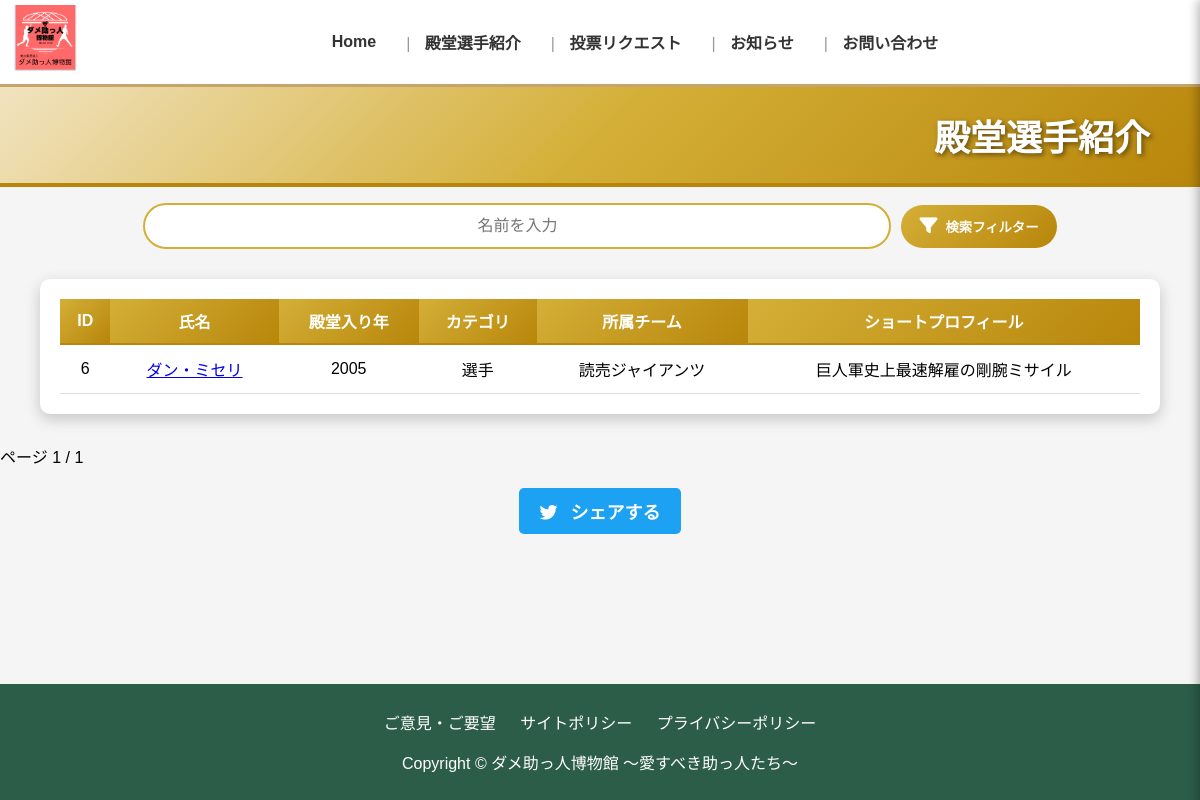
/hello/player/?team=読売ジャイアンツ, run on the app's committed database.
### helloApp/models.py (models this page shows, shortened)
class Player(models.Model):
    category_CHOICES = [
        ('選手', '選手'),
        ('その他', 'その他'),
    ]
    team_CHOICES = [
        ('読売ジャイアンツ', '読売ジャイアンツ'),
        ('阪神タイガース', '阪神タイガース'),
        ('中日ドラゴンズ', '中日ドラゴンズ'),
        ('横浜DeNAベイスターズ', '横浜DeNAベイスターズ'),
        ('広島東洋カープ', '広島東洋カープ'),
        ('東京ヤクルトスワローズ', '東京ヤクルトスワローズ'),
        ('オリックス・バファローズ', 'オリックス・バファローズ'),
        ('福岡ソフトバンクホークス', '福岡ソフトバンクホークス'),
        ('北海道日本ハムファイターズ', '北海道日本ハムファイターズ'),
        ('千葉ロッテマリーンズ', '千葉ロッテマリーンズ'),
        ('埼玉西武ライオンズ', '埼玉西武ライオンズ'),
        ('東北楽天ゴールデンイーグルス', '東北楽天ゴールデンイーグルス'),
        ('大阪近鉄バファローズ', '大阪近鉄バファローズ'),
        ('その他', 'その他'),
    ]
    P_AND_H_CHOICES = [
        ('右投右打', '右投右打'),
        ('右投左打', '右投左打'),
        ('左投左打', '左投左打'),
        ('左投右打', '左投右打'),
        ('右投両打', '右投両打'),
        ('左投両打', '左投両打'),
    ]
    POSITION_CHOICES = [
        ('投手', '投手'),
        ('捕手', '捕手'),
        ('一塁手', '一塁手'),
        ('二塁手', '二塁手'),
        ('三塁手', '三塁手'),
        ('遊撃手', '遊撃手'),
        ('外野手', '外野手'),
        ('指名打者', '指名打者'),
    ]
    id = models.AutoField(primary_key=True)
    name = models.CharField(max_length=100)  # 名前
    slug = models.SlugField(max_length=100, unique=True, blank=True, null=True)  # スラッグ
    year = models.IntegerField()  # 年数
    category = models.CharField(max_length=10, choices=category_CHOICES)  # カテゴリ
    team = models.CharField(max_length=100, choices=team_CHOICES)  # チーム
    profile = models.TextField()  # プロフィール
    date = models.DateField(null=True, blank=True)  # 生年月日（空欄OK）
    place = models.CharField(max_length=100, default="不明")  # 出身地
    school = models.CharField(max_length=100, default="不明")  # 出身校
    p_and_h = models.CharField(max_length=10, choices=P_AND_H_CHOICES, default="その他")  # 投打（選択式）
    position = models.CharField(max_length=10, choices=POSITION_CHOICES, default="その他")  # ポジション（選択式）
    total_record = models.TextField(default="記録なし")  # 通算成績
    link = models.URLField(max_length=300, blank=True, null=True)  # 外部リンク
    title = models.TextField(default="受賞タイトルなし")  # タイトル（テキスト）
    award = models.TextField(default="受賞歴なし")  # 表彰（テキスト）
    long_profile = models.TextField(default="プロフィールなし")  # プロフィール（テキスト）
    team_history = models.TextField(default="所属チームなし")  # 所属チーム（テキスト）
    profile_image = models.ImageField(upload_to=player_image_path, blank=True, null=True)  # 画像の保存先

### helloApp/views.py (the view)
# urls.py: path('player/',views.player , name='player'),  # プレイヤーページ
def player(request):
    players = Player.objects.all().order_by("id")
    category = request.GET.get("category")
    team = request.GET.get("team")
    if category:
        players = [player for player in players if player.category == category]
    if team:
        players = [player for player in players if player.team == team]
    paginator = Paginator(players, 10)
    page_number = request.GET.get("page")
    page_obj = paginator.get_page(page_number)
    return render(request, 'helloApp/player.html', {'page_obj': page_obj, "category": category, "team": team})

### helloApp/templates/helloApp/player.html (shortened to what this page needs)
{% extends 'helloApp/base.html' %}
{% load static %}
{% block extra_css %}
    <link rel="stylesheet" href="{% static 'css/p_style.css' %}">
    <link rel="stylesheet" href="https://cdnjs.cloudflare.com/ajax/libs/font-awesome/6.4.2/css/all.min.css">
{% endblock %}
{% block content %}
    <header class="header">
        <h1>殿堂選手紹介</h1>
    </header>
    <section class="search-filter-container">
        <input type="text" id="searchInput" class="search-box" placeholder="名前を入力">
        <button id="filterToggle" class="filter-btn">
            <i class="fa-solid fa-filter"></i> 検索フィルター</button>
    </section>
    <section class="table-container">
        <table>
            <thead>
                <tr>
                    <th>ID</th>
                    <th>氏名</th>
                    <th>殿堂入り年</th>
                    <th>カテゴリ</th>
                    <th>所属チーム</th>
                    <th>ショートプロフィール</th>
                </tr>
            </thead>
            <tbody>
                {% for player in page_obj %}
                <tr>
                    <td>{{ player.id }}</td>
                    <td class="p_name">
                    {% if player.slug %}
                        <a href="{% url 'player_detail' player.slug %}">{{ player.name }}</a>
                    {% else %}
                        {{ player.name }}
                    {% endif %}
                    </td>
                    <td>{{ player.year }}</td>
                    <td>{{ player.category }}</td>
                    <td>{{ player.team }}</td>
                    <td>{{ player.profile }}</td>
                </tr>
                {% endfor %}
            </tbody>
        </table>
    </section>
    <div class="pagination">
        <span>ページ {{ page_obj.number }} / {{ page_obj.paginator.num_pages }}</span>
    </div>
    {% endblock %}

### static/css/base_style.css (style rules this page uses)
body { font-family: Arial, sans-serif; margin: 0; padding: 0; background-color: #f5f5f5; display: flex; flex-direction: column; min-height: 100vh; }
header { z-index: 1000; display: flex; align-items: center; justify-content: space-between; padding: 5px 10px; background-color: white; border-bottom: 3px solid #c5a46d; height:auto; }

### static/css/p_style.css (style rules this page uses)
body { overflow-x: hidden; margin: 0; padding: 0; }
.header { width: 100%; max-width: 100%; height: 100px; background: linear-gradient(135deg, #f1e3c0, #d4af37, #b8860b); display: flex; align-items: center; justify-content: flex-end; padding-right: 50px; border-bottom: 4px solid #b8860b; box-sizing: border-box; }
.header h1 { color: white; font-size: 36px; font-weight: bold; text-shadow: 2px 2px 5px rgba(0, 0, 0, 0.5); }
.table-container { margin: 30px auto; width: 90%; background: white; padding: 20px; border-radius: 10px; box-shadow: 0 5px 15px rgba(0, 0, 0, 0.2); overflow-x: auto; white-space: nowrap; }
table { width: 100%; border-collapse: collapse; min-width: 800px; word-break: keep-all; }
th { background: linear-gradient(135deg, #d4af37, #b8860b); color: white; font-size: 16px; font-weight: bold; padding: 10px; text-align: center; border-bottom: 2px solid #b8860b; }
td { padding: 12px; text-align: center; border-bottom: 1px solid #ddd; }
tr:nth-child(odd) { background-color: white; }
.search-filter-container { display: flex; justify-content: center; align-items: center; gap: 10px; margin-bottom: 20px; margin-top: 2vh; flex-wrap: wrap; }
.search-box { width: 60%; padding: 12px; border: 2px solid #d4af37; border-radius: 30px; font-size: 16px; text-align: center; transition: all 0.3s ease-in-out; }
.filter-btn { background: linear-gradient(135deg, #d4af37, #b8860b); color: white; padding: 12px 18px; border-radius: 25px; cursor: pointer; font-weight: bold; display: flex; align-items: center; gap: 8px; border: none; transition: all 0.3s ease-in-out; }
.filter-btn i { font-size: 18px; }

### data on the page
Player: id "6", name "ダン・ミセリ", year "2005", category "選手", team "読売ジャイアンツ", profile "巨人軍史上最速解雇の剛腕ミサイル"

### other printed values
{{ page_obj.number }} "1"
{{ page_obj.paginator.num_pages }} "1"
